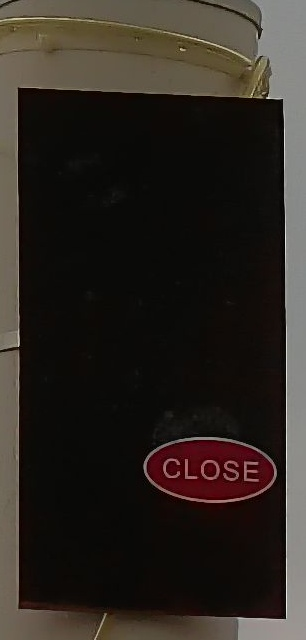
#> input picture images/呼吸器/3.jpeg, 306 x 640 px, found by its file name
$ python match.py
#> lines starting #> are read from the running program, lines starting #| are printed output that depends on the picture


import cv2
import numpy as np
if __name__ == '__main__':
    img1 = cv2.imread("/home/linxu/PycharmProjects/CVProcessLib/core/network/输电塔/3.jpeg", cv2.IMREAD_GRAYSCALE)
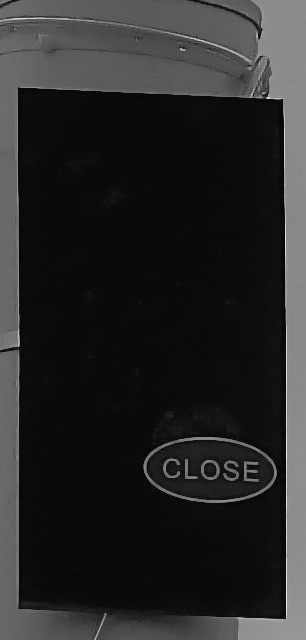
#> img1: shape (640, 306); min 0, max 237, mean 40.1
    img2 = cv2.imread("/home/linxu/Desktop/无人机巡检项目/输电杆塔照片素材/输电杆塔照片素材/杆塔倒塌/1.JPG" , cv2.IMREAD_GRAYSCALE)
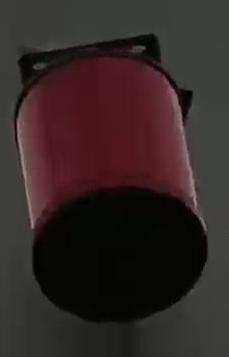
#> input picture images/呼吸器/1.jpg, 229 x 357 px, found by its file name
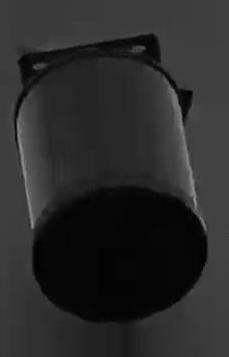
#> img2: shape (357, 229); min 0, max 148, mean 42.2
    img2 = cv2.resize(img2, (0,0), fx=0.1, fy=0.1)
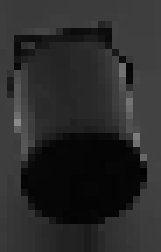
#> img2: shape (36, 23) (shown 7 times larger); min 1, max 138, mean 42.3
    #detector
    # orb = cv2.ORB_create()
    orb = cv2.AKAZE_create()
    kp1, des1 = orb.detectAndCompute(img1, None)
#> kp1 = 66 keypoints; strongest (x, y, size): (269, 96, 4.8), (210, 469, 8.1), (250, 475, 4.8), (250, 467, 4.8)
    kp2, des2 = orb.detectAndCompute(img2 , None)
#> kp2 = (); des2 = None
    #for d in des1:
     #   print(d)
     #brute force matching
    bf =cv2.BFMatcher(cv2.NORM_HAMMING , crossCheck=True)
#> (the run stopped early here; a loop or call above may not have finished)
